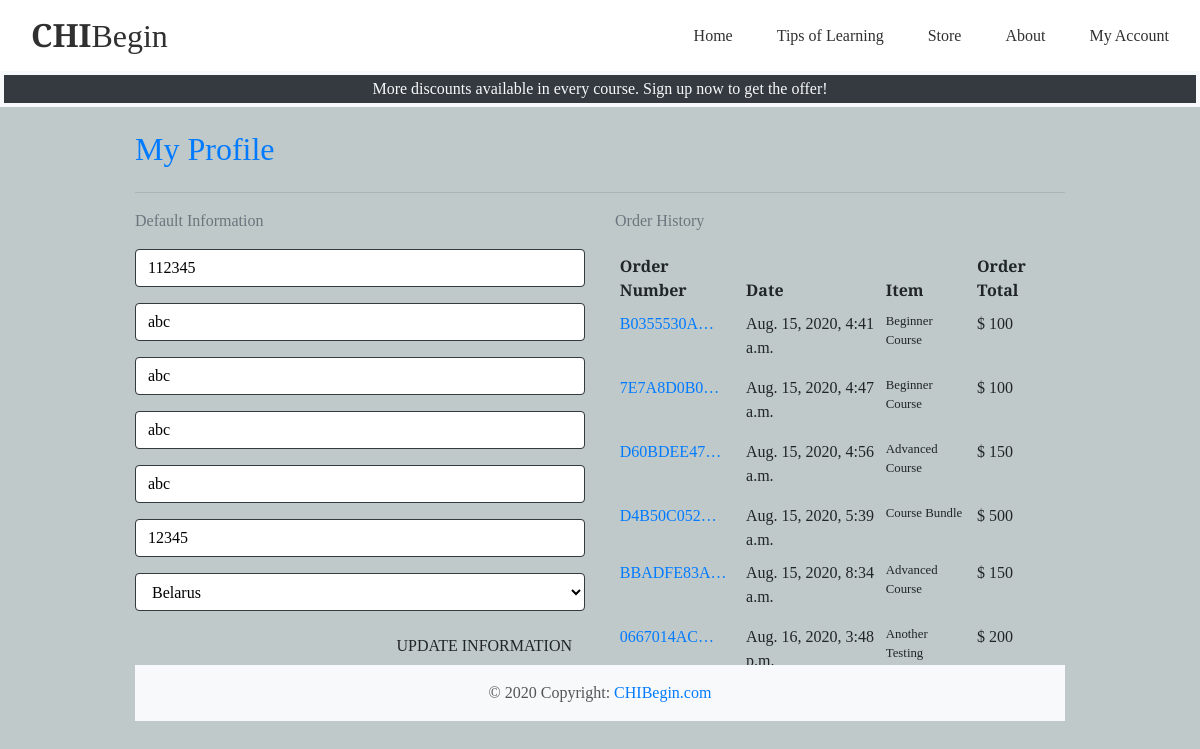
The page /profile/ (signed in) on the database as committed earlier.
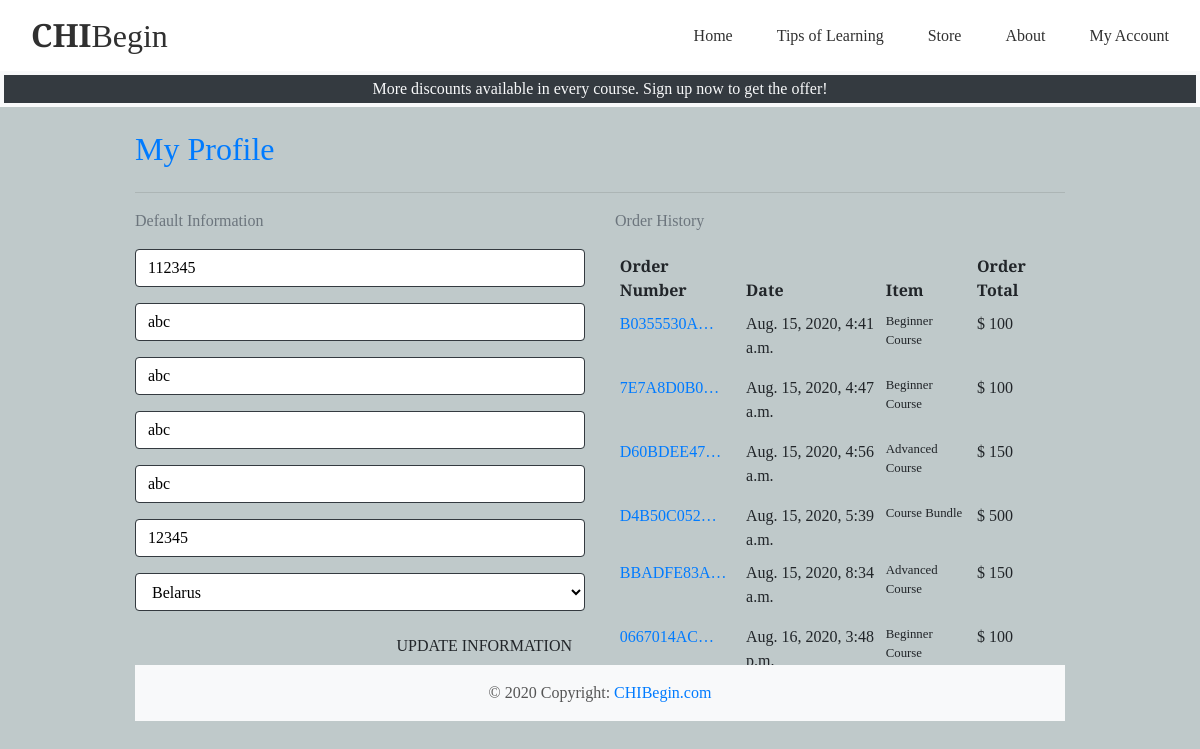
The same page on the database as committed later.
### profiles/models.py (models this page shows, shortened)
class UserProfile(models.Model):
    user = models.OneToOneField(User, on_delete=models.CASCADE)
    default_phone_number = models.CharField(max_length=20, null=True, blank=True)
    default_street_address_1 = models.CharField(max_length=80, null=True, blank=True)
    default_street_address_2 = models.CharField(max_length=80, null=True, blank=True)
    default_town_or_city = models.CharField(max_length=40, null=True, blank=True)
    default_county = models.CharField(max_length=80, null=True, blank=True)
    default_postcode = models.CharField(max_length=20, null=True, blank=True)
    default_country = CountryField(blank_label='Country', null=True, blank=True)

### checkout/models.py (models this page shows, shortened)
class Order(models.Model):
    order_number = models.CharField(max_length=32, editable=False)
    user_profile = models.ForeignKey(UserProfile, on_delete=models.SET_NULL,
                                     null=True, blank=True, related_name='orders')
    full_name = models.CharField(max_length=50, null=False, blank=False)
    email = models.EmailField(max_length=254, null=False, blank=False)
    phone_number = models.CharField(max_length=20, null=False, blank=False)
    street_address_1 = models.CharField(max_length=80, null=False, blank=False)
    street_address_2 = models.CharField(max_length=80, null=True, blank=True)
    town_or_city = models.CharField(max_length=40, null=False, blank=False)
    county = models.CharField(max_length=80, null=True, blank=True)
    postcode = models.CharField(max_length=20, null=True, blank=True)
    country = CountryField(blank_label='Country *', null=False, blank=False)
    date = models.DateTimeField(auto_now_add=True)
    order_total = models.DecimalField(max_digits=6, decimal_places=0, default=0)

class OrderLineItem(models.Model):
    order = models.ForeignKey(Order, null=False, blank=False, on_delete=models.CASCADE, related_name='lineitems')
    store = models.ForeignKey(Store, null=False, blank=False, on_delete=models.CASCADE)
    lineitem_total = models.DecimalField(max_digits=6, decimal_places=0, null=False, blank=False, editable=False)

### store/models.py (models this page shows, shortened)
class Store(models.Model):
    category = models.ForeignKey('Category', null=True, blank=True, on_delete=models.SET_NULL)
    sku = models.CharField(max_length=20, null=False, blank=False)
    name = models.CharField(max_length=254)
    description_1 = models.TextField()
    description_2 = models.TextField()
    description_3 = models.TextField()
    description_4 = models.TextField()
    before_discount = models.DecimalField(max_digits=6, decimal_places=0)
    price = models.DecimalField(max_digits=6, decimal_places=0)
    image = models.ImageField(null=True, blank=True)

### profiles/views.py (the view)
# urls.py: path('profile/', include('profiles.urls')),
def profile(request):
    profile = get_object_or_404(UserProfile, user=request.user)
    if request.method == 'POST':
        form = UserProfileForm(request.POST, instance=profile)
        if form.is_valid():
            form.save()
        else:
            return f'{"Update failed. Please ensure the form is valid."}'
    else:
        form = UserProfileForm(instance=profile)
    orders = profile.orders.all()
    template = 'profiles/profile.html'
    context = {
        'form': form,
        'orders': orders,
    }
    return render(request, template, context)

### profiles/forms.py
class UserProfileForm(forms.ModelForm):
    class Meta:
        model = UserProfile
        exclude = ('user',)
    def __init__(self, *args, **kwargs):
        super().__init__(*args, **kwargs)
        placeholders = {
            'default_phone_number': 'Phone Number',
            'default_street_address_1': 'Street Address 1',
            'default_street_address_2': 'Street Address 2',
            'default_town_or_city': 'Town or City',
            'default_county': 'County',
            'default_postcode': 'Postal Code',
        }
        self.fields['default_phone_number'].widget.attrs['autofocus'] = True
        for field in self.fields:
            if field != 'default_country':
                if self.fields[field].required:
                    placeholder = f'{placeholders[field]} *'
                else:
                    placeholder = placeholders[field]
            self.fields[field].widget.attrs['placeholder'] = placeholder
            self.fields[field].widget.attrs['class'] = 'border-dark rounded-1 profile-form-input'
            self.fields[field].label = False

### profiles/templates/profiles/profile.html (shortened to what this page needs)
{% extends "base.html" %}
{% load static %}
{% block extra_css %}
    <link rel="stylesheet" href="{% static 'profiles/css/profile.css' %}">
{% endblock %}
{% block content %}
    <div class="container mb-2">
        <div class="row">
            <div class="col">
                <h2 class="logo-font text-primary mb-4">My Profile</h2>
                <hr>
            </div>
        </div>
        <div class="row">
            <div class="col-12 col-lg-6">
                <p class="text-muted">Default Information</p>
                <form class="mt-3" action="{% url 'profile' %}" method="POST" id="profile-update-form">
                    {{ form|crispy }}
                    <button class="btn btn-black rounded-1 text-uppercase float-right">Update Information</button>
                </form>
            </div>
            <div class="col-12 col-lg-6">
                <p class="text-muted">Order History</p>
                <div class="order-history table-responsive">
                    <table class="table table-sm table-borderless">
                        <thead>
                            <tr>
                                <th>Order Number</th>
                                <th>Date</th>
                                <th>Item</th>
                                <th>Order Total</th>
                            </tr>
                        </thead>
                        <tbody>
                            {% for order in orders %}
                                <tr>
                                    <td>
                                        <a href="{% url 'order_history' order.order_number %}"
                                        title="{{ order.order_number }}">{{ order.order_number|truncatechars:10 }}
                                        </a>
                                    </td>
                                    <td>{{ order.date }}</td>
                                    <td>
                                        <ul class="list-unstyled">
                                            {% for item in order.lineitems.all %}
                                                <li class="small">
                                                    {{ item.store.name }}
                                                </li>
                                            {% endfor %}
                                        </ul>
                                    </td>
                                    <td>$ {{ order.order_total }}</td>
                                </tr>
                            {% endfor %}
                        </tbody>
                    </table>
                </div>
            </div>
        </div>
{% endblock %}

### templates/base.html (shortened to what this page needs)
{% load static %}
<!doctype html>
<html lang="en">
  <head>
    {% block corecss %}
        <link rel="stylesheet" href="https://stackpath.bootstrapcdn.com/bootstrap/4.5.0/css/bootstrap.min.css">
        <link rel="stylesheet" href="{% static 'css/base.css' %}">
    {% endblock %}
    {% block extra_css %}
    {% endblock %}
  </head>
  <body>
    <header class="container-fluid fixed-top">
        <div id="topnav" class="row bg-white pt-lg-2 pb-lg-2 d-none d-lg-flex">
            <div class="col-12 col-lg-4 my-auto py-lg-0 text-center text-lg-left">
                <a href="{% url 'home' %}" class="nav-link main-logo-link">
                    <h2 class="logo-font text-black my-0"><strong>CHI</strong>Begin</h2>
                </a>
            </div>
            <div class="col-12 col-lg-8 my-auto py-1 py-lg-0">
                <ul class="list-inline list-unstyled text-center text-lg-right my-0">
                    <li class="list-inline-item">
                        <a class="text-black nav-link" href="{% url 'home' %}">Home</a>
                    </li>
                    <li class="list-inline-item">
                        <a class="text-black nav-link" href="{% url 'tips' %}">Tips of Learning</a>
                    </li>
                    <li class="list-inline-item">
                        <a class="text-black nav-link" href="{% url 'store' %}">Store</a>
                    </li>
                    <li class="list-inline-item">
                        <a class="text-black nav-link" href="{% url 'about' %}">About</a>
                    </li>
                    <li class="list-inline-item dropdown">
                        <a class="text-black nav-link" href="#" id="user-options" data-toggle="dropdown" aria-haspopup="true" aria-expanded="false">
                            <div class="text-center">
                                <p class="my-0">My Account</p>
                            </div>
                        </a>
                    </li>
                </ul>
            </div>
        </div>
        <div id="discount-banner" class="row text-center">
            <div class="col bg-dark text-light border border-4 border-light">
                <h6 class="logo-font my-1">More discounts available in every course. Sign up now to get the offer!</h6>
            </div>
        </div>
    </header>
    {% block page_header %}
        <div class="container header-container">
        </div>
    {% endblock %}
    {% block content %}
    {% endblock %}
    <footer class="page-footer font-small indigo bg-light">
        <div class="footer-copyright text-center py-3">© 2020 Copyright:
            <a href="{% url 'home' %}"> CHIBegin.com</a>
        </div>
    </footer>
  </body>
</html>

### static/css/base.css (style rules this page uses)
html { height: 100%; }
body { background-color: #bfc9ca; color: #555555; font-family: 'Merriweather', serif; }
.main-logo-link { width: fit-content; }
.text-black { color: #303030 !important; }
.border-4 { border-width: 4px !important; }
@media (min-width: 1200px) { .container { max-width: 80%; } }
@media (min-width: 992px) { .header-container { padding-top: 130px; } }

### profiles/static/profiles/css/profile.css (style rules this page uses)
.order-history { max-height: 416px; overflow-y: auto; }
#profile-update-form .form-control { color: #000; }
#profile-update-form input::placeholder { color: #aab7c4; }
#id_default_country, #id_default_country option:not(:first-child) { color: #000; }

Rows that differ between the two databases and show on the page:
changed Order "Aug. 16, 2020, 3:48 p.m.": order_total "200" → "100"
changed OrderLineItem (number 6 of 6 on the later page): store.name "Another Testing" → "Beginner Course"
